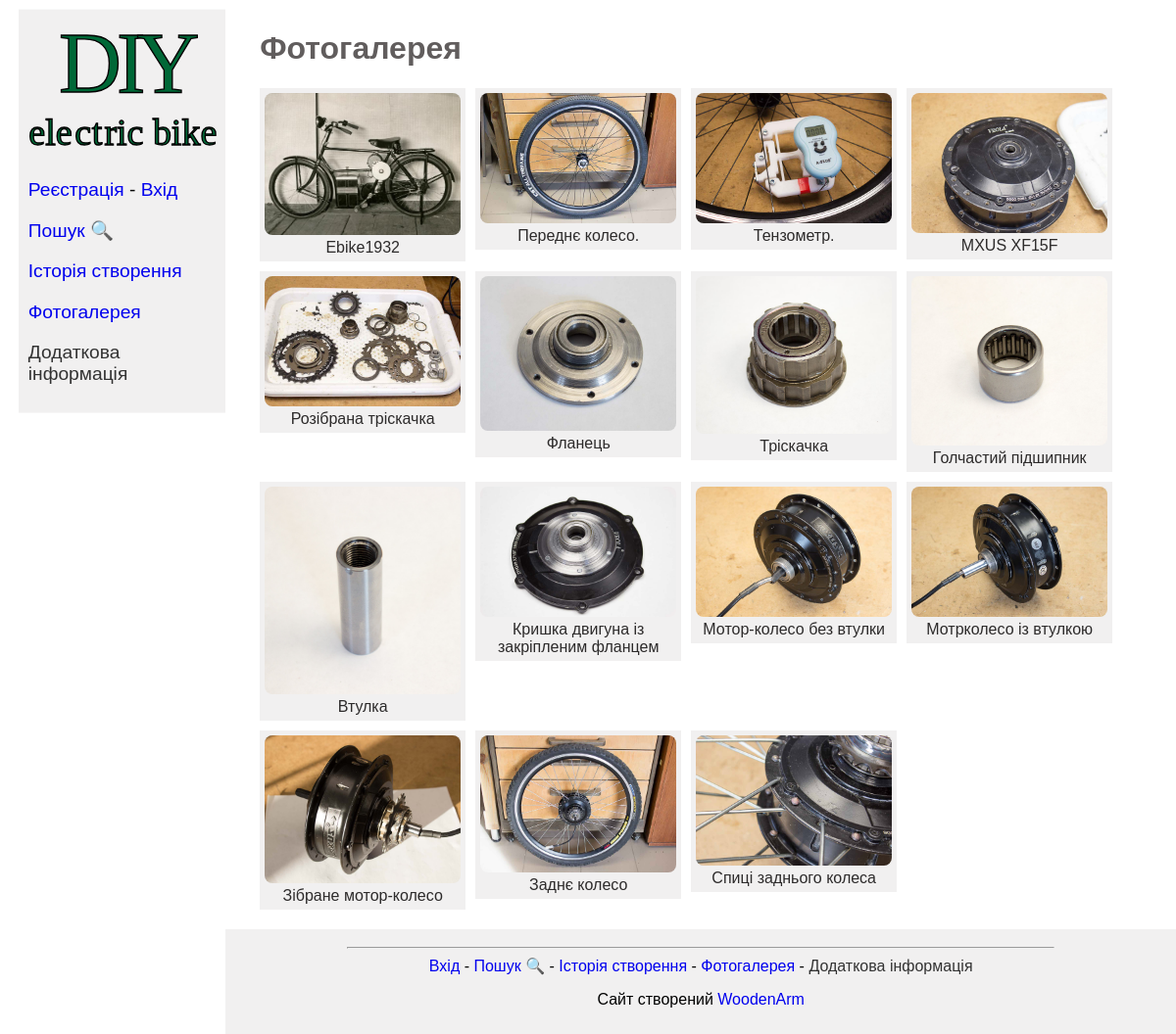
Page /photo_gallery on the committed database.
### blog/models.py (models this page shows, shortened)
class Photos(models.Model):
    title = models.CharField(max_length=200)
    post = models.ForeignKey('Posts', on_delete=models.CASCADE)
    image = models.ImageField(upload_to="photos/", blank=True)
    slug = models.SlugField(max_length=255, unique=True, db_index=True, verbose_name='URL')
    is_published = models.BooleanField(default=True)
    class Meta:
        verbose_name_plural = "Photos"

### blog/views.py (the view)
# urls.py: path('photo_gallery', views.photo_gallery, name='photo_gallery'),
def photo_gallery(request):
    photos = Photos.objects.all()
    context = {'photos': photos}
    return render(request, 'blog/photo_gallery.html', context=context)

### blog/templates/blog/photo_gallery.html (shortened to what this page needs)
{% extends 'blog/base.html' %}
{% block content %}
    <h1 class="title">Фотогалерея</h1>
    <div class="gallery">
        {% for i in photos %}
            {% if i.image.url %}
            <div class="tabs">
                <div class="zoom-in">
                    <figure>
                        <img src="{{ i.image.url }}">
                        <figcaption>{{ i.title }}</figcaption>
                    </figure>
                </div>
            </div>
            {% endif %}
        {% endfor %}
    </div>
    {% endblock %}

### blog/templates/blog/base.html (shortened to what this page needs)
{% load static %}
<!DOCTYPE html>
<html lang="en">
<head>
    <link type="text/css" href="{% static 'blog/css/main.css' %}" rel="stylesheet"/>
</head>
<div id="navigation">
    <a href="{% url 'blog:home' %}"><img src="../../static/blog/images/logo2.svg" alt="logo" ></a>
    <p>
        {% if user.is_authenticated %}
            Привіт, {{ user.username }}.
            <a href="{% url 'blog:logout' %}">Вийти</a>
        {% else %}
            <a href="{% url 'blog:register' %}">Реєстрація</a> -
            <a href="{% url 'blog:login' %}">Вхід</a>
        {% endif %}
    </p>
    <p><a href="{% url 'blog:search' %}">Пошук &#128269</a></p>
    <p><a href="{% url 'blog:story' %}">Історія створення</a></p>
    <p><a href="{% url 'blog:photo_gallery' %}">Фотогалерея</a></p>
    <p><a href="">Додаткова інформація</a></p>
</div>
<body>
    <div class="page">
        <main class="content">
            {% block content %}
            {% endblock content %}
        </main>
        <footer class="footer">
            <hr>
            <a href="{% url 'blog:login' %}">Вхід</a> -
            <a href="{% url 'blog:search' %}">Пошук &#128269</a> -
            <a href="{% url 'blog:story' %}">Історія створення</a> -
            <a href="{% url 'blog:photo_gallery' %}">Фотогалерея</a> -
            <a href="">Додаткова інформація</a>
            <p>Сайт створений <a href="{% url 'blog:home' %}">WoodenArm</a></p>
        </footer>
    </div>
</body>
</html>

### blog/static/blog/css/main.css (style rules this page uses)
#navigation { position: sticky; top: 0.5em; left: 0; width: 10em; margin-left: 1em; padding: 0.5em; font: 1.2em "Fira Sans", sans-serif; background-color: #f1f0f0; float: left; }
body { margin: 0; font: 1em "Fira Sans", sans-serif; text-align: left; }
.page { overflow: hidden; display: flex; flex-direction: column; min-height: 100vh; justify-content: flex-start; }
.footer { padding: 10px; margin-top: auto; text-align: center; background-color: #f1f0f0; font: 1em "Fira Sans", sans-serif; }
.content { max-width: 900px; margin: 0 auto; padding: 10px 20px; }
.title { font: "Fira Sans", sans-serif; color: rgb(97, 93, 93); }
a:link { text-decoration: none; }
hr { width: 60vw; }
figure { display: inline; padding: 5px; width: 200px; float: left; clear: left; margin: 0 10px 10px 0; text-align: center; background-color: #f1f0f0; }
img { width: 100%; height: 100%; border-radius: 8px; }
figcaption { color: rgb(45, 43, 43); font: 1em "Fira Sans", sans-serif; }
.zoom-in { cursor: -webkit-zoom-in; cursor: zoom-in; }
.gallery { display: flex; margin: 0, 10px, 0, 0; align-content: flex-start; flex-wrap: wrap; }

### rows in the picture
Photos: image (picture), title "Ebike1932"
Photos: image (picture), title "Переднє колесо."
Photos: image (picture), title "Тензометр."
Photos: image (picture), title "MXUS XF15F"
Photos: image (picture), title "Розібрана тріскачка"
Photos: image (picture), title "Фланець"
Photos: image (picture), title "Тріскачка"
Photos: image (picture), title "Голчастий підшипник"
Photos: image (picture), title "Втулка"
Photos: image (picture), title "Кришка двигуна із закріпленим фланцем"
Photos: image (picture), title "Мотор-колесо без втулки"
Photos: image (picture), title "Мотрколесо із втулкою"
Photos: image (picture), title "Зібране мотор-колесо"
Photos: image (picture), title "Заднє колесо"
Photos: image (picture), title "Спиці заднього колеса"
